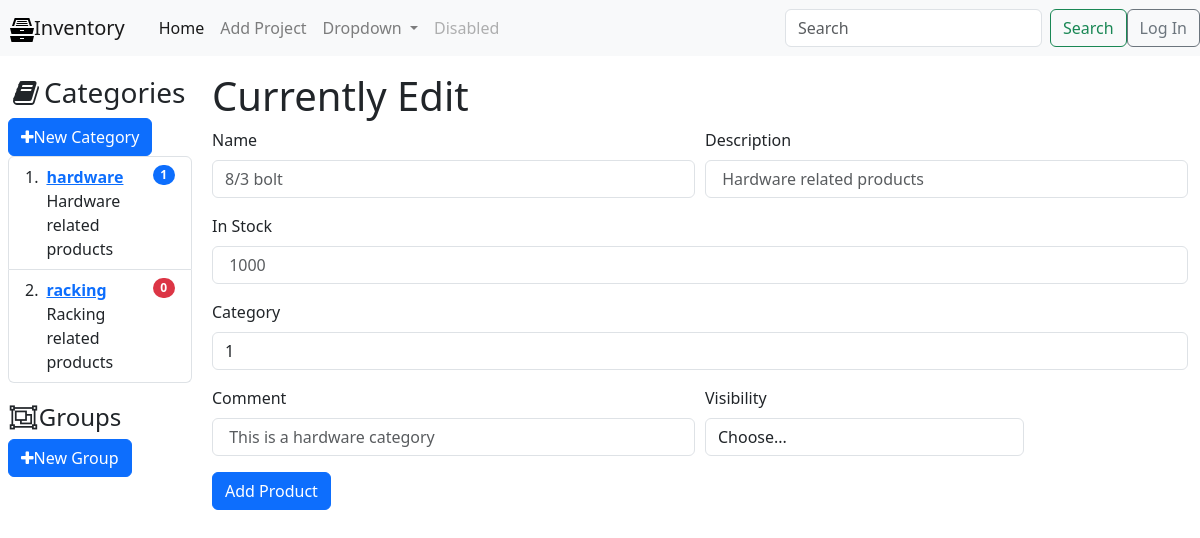
/productinfo/1/edit, run on an earlier commit of the app's database.
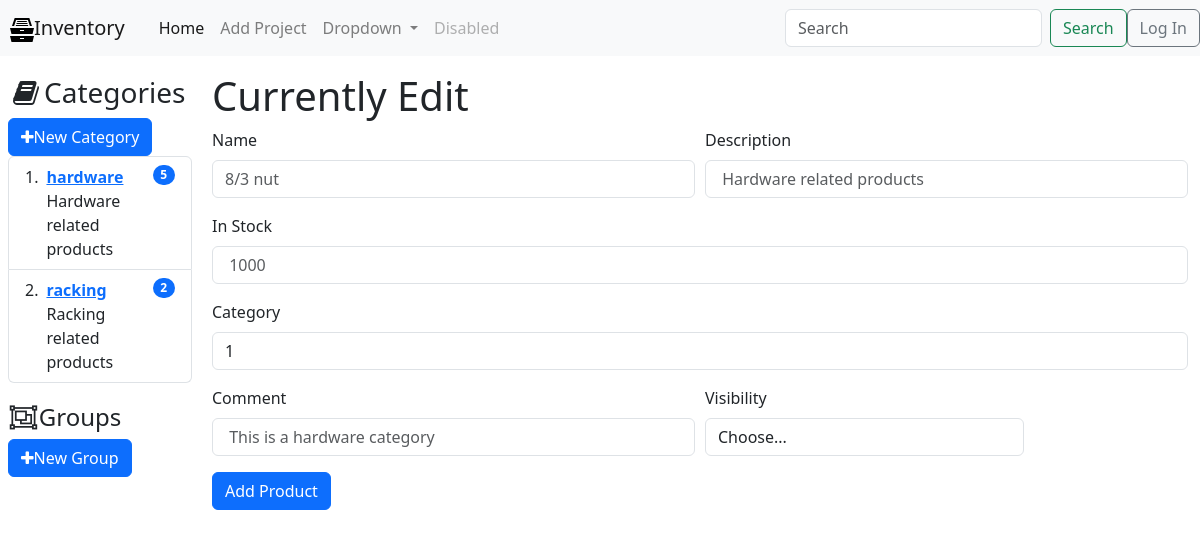
And on a later commit of the database.
### tables this page shows
CREATE TABLE categories (
  id INTEGER PRIMARY KEY AUTOINCREMENT,
  name VARCHAR(255),
  description TEXT NOT NULL DEFAULT '',
  comment TEXT DEFAULT NULL,
  datetime_added TIMESTAMP DEFAULT CURRENT_TIMESTAMP,
  last_modified TIMESTAMP DEFAULT CURRENT_TIMESTAMP
);

CREATE TABLE products (
  id INTEGER PRIMARY KEY AUTOINCREMENT,
  id_category INTEGER NOT NULL DEFAULT 0,
  id_media INTEGER NOT NULL DEFAULT 0,
  name VARCHAR(255),
  description TEXT NOT NULL DEFAULT '',
  instock INTEGER NOT NULL DEFAULT 0,
  comment TEXT NOT NULL DEFAULT '',
  visible INT(1) NOT NULL,
  datetime_added TIMESTAMP DEFAULT CURRENT_TIMESTAMP,
  last_modified TIMESTAMP DEFAULT CURRENT_TIMESTAMP
);

### main.py (the view)
@app.route('/productinfo/<int:id>/edit', methods=('GET', 'POST'))
def editProduct(id):
    info = get_product_info(id)
    return render_template('editproduct.html',
                           info=info,
                           categories=get_categories_ls())

### main.py (called while the page is built)
def get_db_connection():
    conn = sqlite3.connect('database.db')
    conn.row_factory = sqlite3.Row
    return conn

def get_categories_ls():
    conn = get_db_connection()
    cur = conn.cursor()
    cur.execute(
        "SELECT c.id AS id, c.name AS name, c.description AS description, c.comment AS comment, COUNT(p.id) AS products_count FROM categories c LEFT JOIN products p ON c.id = p.id_category GROUP BY c.id, c.name"
    )
    categories = cur.fetchall()
    conn.close()
    return categories

def get_product_info(id):
    conn = get_db_connection()
    cur = conn.cursor()
    cur.execute("SELECT * FROM products WHERE id = ?", (id, ))
    product = cur.fetchone()
    conn.close()
    return product

### templates/editproduct.html (shortened to what this page needs)
{% extends 'base.html' %}
{% block content %}
    <h1>Currently Edit {{title}}</h1>
<form method="POST">
  <div class="form-row">
    <div class="form-group col-md-6">
      <label for="inputName">Name</label>
      <input type="text"
        class="form-control"
        name="name"
        placeholder="{{ info['name'] }}"
        id="name"
        required=""
        value="{{ request.form['name'] }}">
    </div>
    <div class="form-group col-md-6">
      <label for="inputText">Description</label>
      <input type="text"
        class="form-control"
        name="description"
        placeholder=" {{ info['description'] }}"
        id="description"
        required=""
        value="{{ request.form['description'] }}">
    </div>
  </div>
  <div class="form-group">
    <label for="inputStock">In Stock</label>
    <input type="number"
      class="form-control"
      name="instock"
      placeholder=" {{ info['instock'] }}"
      id="instock"
      required=""
      value="{{ request.form['instock'] }}">
  </div>
  <div class="form-group">
    <label for="inputCategory">Category</label>
    <select name="category" id="category" class="form-control">
      <option selected> {{ info['id_category'] }}</option>
    </select>
  </div>
  <div class="form-row">
    <div class="form-group col-md-6">
      <label for="inputComment">Comment</label>
      <input type="text"
        class="form-control"
        name="comment"
        placeholder=" {{ info['comment'] }}"
        id="comment"
        required=""
        value="{{ request.form['comment'] }}">
    </div>
    <div class="form-group col-md-4">
      <label for="inputVisible">Visibility</label>
      <select name="visible" id="visible" class="form-control">
        <option selected>Choose...</option>
      </select>
    </div>
  </div>
  <button type="submit" class="btn btn-primary">Add Product</button>
</form>
{% endblock %}

### templates/base.html (shortened to what this page needs)
<!DOCTYPE html>
<html lang="en">
  <head>
      <link rel="stylesheet" href="{{ url_for('static', filename='font-awesome/css/font-awesome.min.css') }}">
    <link rel="stylesheet" href="{{ url_for('static', filename='css/styles.css') }}">
    <link rel="stylesheet" href="https://cdn.jsdelivr.net/npm/bootstrap@4.5.3/dist/css/bootstrap.min.css">
    <link rel="stylesheet" href="https://cdn.jsdelivr.net/npm/bootstrap@5.3.3/dist/css/bootstrap.min.css">
    <link rel="stylesheet" href="https://cdn.jsdelivr.net/npm/bootstrap-icons@1.11.3/font/bootstrap-icons.css">
    <link rel="stylesheet" href="https://cdn.jsdelivr.net/npm/bootstrap-table@1.22.6/dist/bootstrap-table.min.css">
  </head>
  <body>
      <nav class="navbar navbar-expand-lg navbar-light bg-light">
        <a class="spacing navbar-brand" href="/">Inventory</a>
        <div class="collapse navbar-collapse" id="navbarSupportedContent">
          <ul class="navbar-nav mr-auto">
            <li class="nav-item active">
              <a class="nav-link" href="/">Home <span class="sr-only">(current)</span></a>
            </li>
            <li class="nav-item">
              <a class="nav-link" href="{{ url_for('addproject') }}">Add Project</a>
            </li>
            <li class="nav-item dropdown">
              <a class="nav-link dropdown-toggle" href="#" id="navbarDropdown" role="button" data-toggle="dropdown" aria-haspopup="true" aria-expanded="false">
                Dropdown
              </a>
            </li>
            <li class="nav-item">
              <a class="nav-link disabled" href="#" tabindex="-1" aria-disabled="true">Disabled</a>
            </li>
          </ul>
          <form class="form-inline my-2 my-lg-0">
            <input class="form-control mr-sm-2" type="search" placeholder="Search" aria-label="Search">
            <button class="btn btn-outline-success my-2 my-sm-0" type="submit">Search</button>
          </form>
          <a href="{{ url_for('login') }}">
          <button type="button" class="btn btn-outline-secondary">Log In</button></a>
        </div>
      </nav>
    <div class="container-fluid">
    <div class="row flex-nowrap">
      <div class="col-auto col-md-3 col-xl-2 px-sm-2 px-0">
        <h3 style="padding-top: 20px;"><i class="fa fa-book fa-fw" aria-hidden="true"></i>Categories</h3>
        <div id="toolbar">
          <a href="/addcategory/"><button type="button" class="btn btn-primary"><i class="fa fa-plus"></i>New Category</button></a>
        </div>
        <ol class="list-group list-group-numbered">
          {% for category in categories %}
          {% if title==category['name'] %}
          <li class="list-group-item d-flex justify-content-between align-items-start bg-primary text-light">
          {% else %}
            <li class="list-group-item d-flex justify-content-between align-items-start">
              {% endif %}
            <div class="ms-2 me-auto">
              <div class="fw-bold">
                {% if title==category['name'] %}
                <a class="link-light" href="{{ url_for('category', id=category['id']) }}">{{ category['name']}}</a>
                {% else %}
                <a href="{{ url_for('category', id=category['id']) }}">{{ category['name']}}</a>
                {% endif %}
              </div>
              {{category['description']}}
            </div>
              {% if title==category['name'] %}
              <span class="badge text-bg-light rounded-pill">{{category['products_count']}}</span>
              {% else %}
              {% if category['products_count'] == 0 %}
              <span class="badge text-bg-danger rounded-pill">{{category['products_count']}}</span>
              {% else %}
              <span class="badge text-bg-primary rounded-pill">{{category['products_count']}}</span>
              {% endif %}
              {% endif %}
          </li>
          {% endfor %}
        </ol>
        <h4 style="padding-top: 20px;"><i class="fa fa-object-group fa-fw" aria-hidden="true"></i>Groups</h4>
        <div id="toolbar">
          <a href="/addcategory/"><button type="button" class="btn btn-primary"><i class="fa fa-plus"></i>New Group</button></a>
        </div>
      </div>
      <div class="col py-3 content">
          {% block content %} {% endblock %}
      </div>
    </div>
      </div>
  </body>
</html>

### static/css/styles.css (style rules this page uses)
.spacing { padding-left: 10px; padding-right: 10px; }

What changed in the data, as far as the page shows it:
changed categories "hardware": products_count "1" → "5"
changed categories "racking": products_count "0" → "2"
changed products "Hardware related products": name "8/3 bolt" → "8/3 nut"
